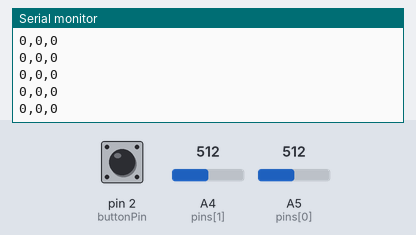
Bench run of a sketch on a simulated Arduino Uno, built with avr-gcc and run on an emulated ATmega328P. On the bench: the last lines printed to the serial monitor. The test bench sets the inputs (shaded band); at power-on: A4 (pins[1]) = 512, A5 (pins[0]) = 512, pin 2 (buttonPin) LOW.

Above: at 4.3 s.
4.4 s: A4 (pins[1]) set to 900
At 5.2 s:
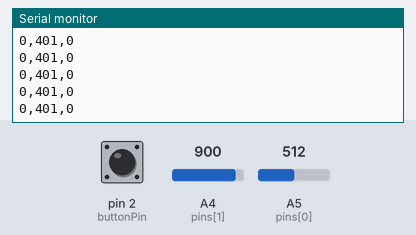
5.9 s: A5 (pins[0]) set to 900
At 7.0 s:
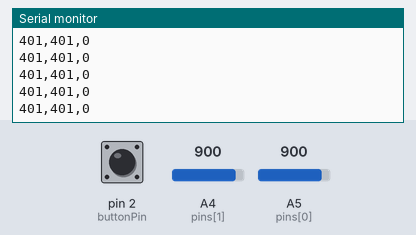
7.4 s: pin 2 (buttonPin) pulled HIGH for 0.15 s
At 8.1 s:
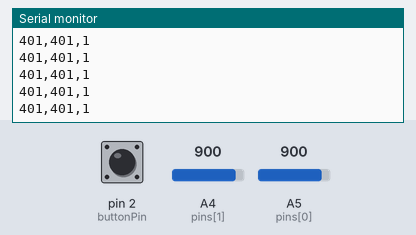
9.0 s: pin 2 (buttonPin) pulled HIGH for 1 s
At 9.6 s:
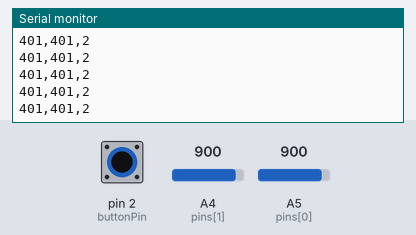
11.5 s: A4 (pins[1]) set to 1023
At 12.2 s:
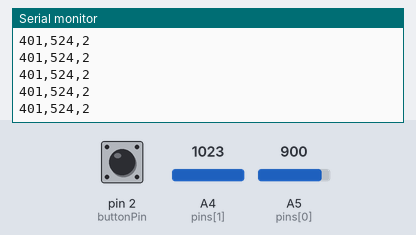
13.0 s: A4 (pins[1]) set to 716
At 13.8 s:
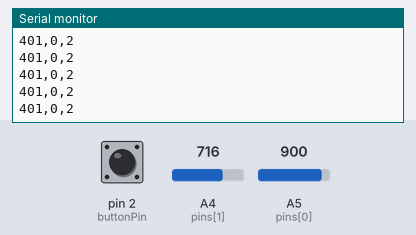
Timing chart, 0 to 16.0 s (numbered marks = the images above; inputs shaded):
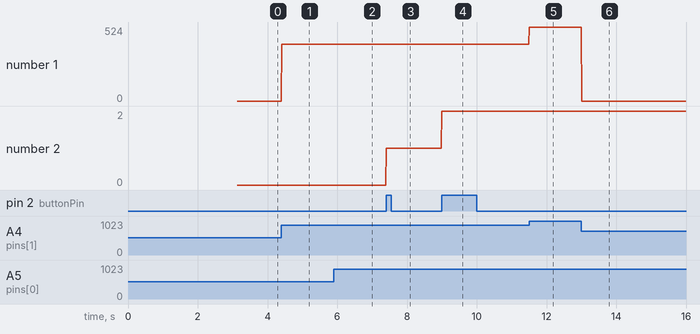

The sketch:

basic_theremin.ino
```cpp
//define needed variables

//button setup
int buttonPin = 2;
int pressCounter = 0;
int state = LOW;
int prevState = LOW;
int lastDebounceTime = 0;
int debounceDelay = 20;

//sensor setup
int pins[] = {A5,A4};
//will be overwritten in setup
int sensor_count = 0;
int calibration_samples = 40;

//arrays for info about sensors
//(offset to make input close to zero
//and threshhold over which input is non-zero

//maximum size of ten, because we'll never need more sensors than that
int offsets[10];
int thresholds[10];
int values[10];


//for each sensor find out what the average 'zero' value and variance is.
//set the offset as the average, and threshold as 3*std deviation.
//threshold is the value above which is zero
void calibrate(int pins[], int *offsets,  int *thresholds){
  //naive variance algorithm taken from http://en.wikipedia.org/wiki/Algorithms_for_calculating_variance
  int sensor_count = sizeof(pins);
  //for each of the pins to calibrate
  for (int i=0;i < sensor_count; i++){
    int values[calibration_samples];
    //collect samples
    for (int j=0;j<calibration_samples-1;j++){
      delay(40);
      values[j] = analogRead(pins[i]);
    }

    //find the sum and squared sum
    float total = 0;
    float total_square = 0;
    for (int j = 0; j < calibration_samples-1;j++){
      total += values[j];
      total_square += pow(values[j],2);
    }
    //average samples
    int average = total / calibration_samples;
    //find the variance
    int variance = (total_square - pow(total,2)/calibration_samples)/(calibration_samples-1);

    //set the offset value, increment the pointer
    offsets[i] = average;

    //set the threshhold at three std devations
    //then increment the pointer
    thresholds[i] = 3 * sqrt(variance);
  }
}

//checks to see if value is within the threshold, if it is, return 0 otherwise return the value
int is_zero(int value,int threshold){
  if (value < 0){
    return 0;
  }
  if (value < threshold){
    return 0;
  }
  else{
    return value;
  }
}
void setup(){
  //set to highest availible baud rate (250000 not supported?)
  //needed to reduce delay.
  Serial.begin(115200);
  pinMode(buttonPin,INPUT);

  //resize everything based on the number of sensors we're working with
  sensor_count = sizeof(pins)/sizeof(pins[0]);

  //begin the caliration
  calibrate(pins,offsets,thresholds);

  //print settings
  Serial.print("Sensor count: ");
  Serial.print(sensor_count);
  Serial.print("\n\n");

  for(int i = 0;i<sensor_count;i++){
    Serial.print("Offset: ");
    Serial.print(offsets[i]);
    Serial.print(" Threshold: ");
    Serial.print(thresholds[i]);
    Serial.print(" \n");
  }
  Serial.print("\n\n");
  //delay(5000);
}


void loop(){
  //get the sensor values
  //offset and threshold found in calibration
  for (int i=0;i<sensor_count;i++){
    values[i] = is_zero(analogRead(pins[i]) - offsets[i],thresholds[i]);
  }

  //save the previous state
  prevState = state;
  state = digitalRead(buttonPin);

  //only increment the count if we're going from low to high
  //also, debouncing
  if (prevState == LOW && state == HIGH && millis() - lastDebounceTime > debounceDelay){
    pressCounter++;
    lastDebounceTime = millis();
  }

  //print the output to serial
  //button press is always last
  for (int i=0;i<sensor_count;i++){
    Serial.print(values[i]);
    Serial.print(",");
  }
  Serial.print(pressCounter % 16);
  Serial.print("\n");

  //delay is going to need to be tweaked in final version
  delay(15);
}
```

Measured:
- after the input at 4.4 s, the serial monitor: prints a new line at once (image 1)
- after the input at 5.9 s, the serial monitor: prints a new line at once (image 2)
- after the input at 7.4 s, the serial monitor: prints a new line at once (image 3)
- after the input at 9.0 s, the serial monitor: prints a new line at once (image 4)
- after the input at 11.5 s, the serial monitor: prints a new line at once (image 5)
- after the input at 13.0 s, the serial monitor: prints a new line at once (image 6)
- plotted number 1: 0 → 401 after the input at 4.4 s, 401 → 524 after the input at 11.5 s, 524 → 0 after the input at 13.0 s
- plotted number 2: 0 → 1 after the input at 7.4 s, 1 → 2 after the input at 9.0 s
